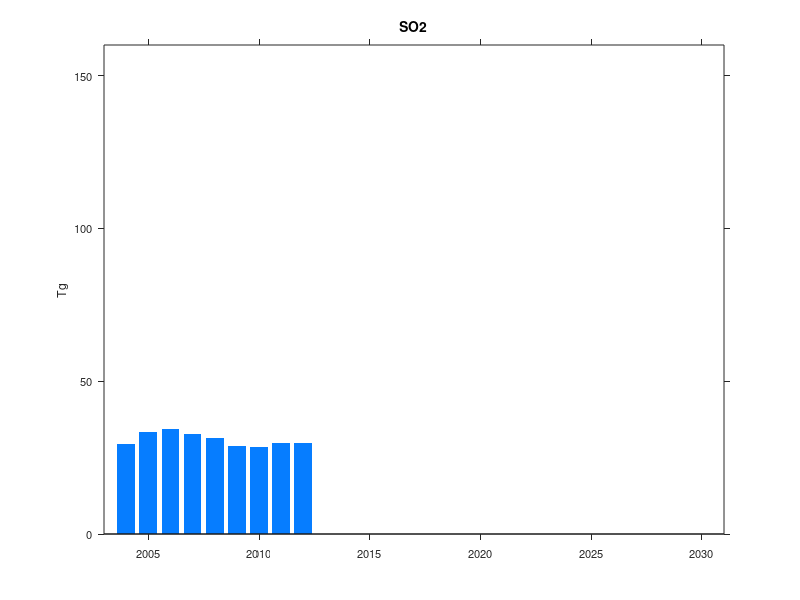
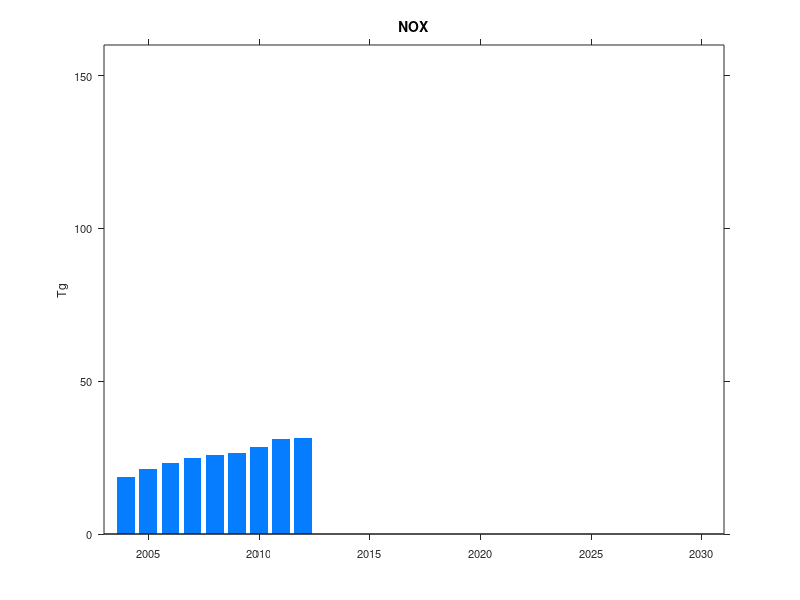

Write the MATLAB code that produced these figures, in order. (Note: this script raises an error after producing the figures.)
clear all
close all
clc

r = {'BJ','TJ','HE','SX','SD','NM','LN','JL','HL','SH','JS','ZJ','AH','FJ','HA','HB','HN','JX','SC','CQ','SN','GS','QH','NX','XJ','GD','GX','YN','GZ','HI'};


%% data from Geng (AGU powerpoint)
% G. Geng, Q. Zhang, A. van Donkelaar, R. V. Martin, and K. He, "Time 
% series of satellite-based fine particulate matter (PM2.5) concentrations 
% over China: 2004-2012," in AGU annual meeting, 2013.

yr_geng = 2004:2012;
SO2_geng = [29.5 33.5 34.3 32.6 31.3 28.9 28.5 29.8 29.7];
NOX_geng = [18.5, 21.2, 23.1 25 26 26.5 28.5 31 31.5];

figure(1); clf;
bar(yr_geng, SO2_geng, 'facec', [6 125 255]/255, 'edge', 'none');
set(gca, 'fontsize', 8);
ylim([0 160]);
xlim([2003 2031]);
set(gca, 'xtick', [2005 2010:5:2030]);
set(gca, 'tickdir', 'out');
title('SO2', 'fontsize', 10);
ylabel('Tg');
set(gcf, 'unit', 'inch', 'pos', [0.3646    5.9167    4.0000    3.0000]);

figure(2); clf;
bar(yr_geng, NOX_geng, 'facec', [6 125 255]/255, 'edge', 'none');
set(gca, 'fontsize', 8);
ylim([0 160]);
xlim([2003 2031]);
set(gca, 'xtick', [2005 2010:5:2030]);
set(gca, 'tickdir', 'out');
title('NOX', 'fontsize', 10);
ylabel('Tg');
set(gcf, 'unit', 'inch', 'pos', [4.5833    5.9167    4.0000    3.0000]);


%% Emissions in CREM
yr = [2007, 2010:5:2030];

gdx_filename = 'result_default.gdx';
[urban, urban_id] = getgdx(gdx_filename, 'urban'); % [urb]x[rs]x[g]x[t] = [9]x[30]x[11]x[6]
SO2 = squeeze(urban(strcmp('SO2', urban_id{1}),:,:,:)); % [30]x[11]x[6]
SO2_r = squeeze(sum(SO2,2)); % [30]x[6]
SO2_n = sum(SO2_r); % [1x6]
NOX = squeeze(urban(strcmp('NOX', urban_id{1}),:,:,:)); % [30]x[11]x[6]
NOX_r = squeeze(sum(NOX,2)); % [30]x[6]
NOX_n = sum(NOX_r); % [1x6]

[egyreport2, egyreport2_id] = getgdx(gdx_filename, 'egyreport2');
col_consumption = squeeze(egyreport2(1,:,strcmp('COL', egyreport2_id{3}),1:30));
col_consumption_n = sum(col_consumption,2);
[report, report_id] = getgdx(gdx_filename, 'report');
egycons = squeeze(report(strcmp('egycons', report_id{1}),:,1:30)); %(COL+CRU+GAS)-(ELE export)+NHW
egycons_n = sum(egycons,2);
col_share_n = col_consumption_n./egycons_n; % national coal share

figure(1); hold on;
plot(yr, SO2_n, 'x-k');

figure(2); hold on;
plot(yr, NOX_n, 'x-k');

figure(3); clf;
plot([2007 2010:5:2030], col_consumption_n/1e3, 'kx-');
set(gca, 'fontsize', 8);
set(gcf, 'units', 'inch', 'pos', [0.3646    1.9375    4.0000    3.0000]);
ylabel('Coal Consumption (Billion ton)');

figure(4); clf;
plot([2007 2010:5:2030], col_share_n, 'kx-');
ylim([0 0.8]);
set(gcf, 'unit', 'inch', 'pos', [4.5833    1.9375    4.0000    3.0000]);
set(gca, 'fontsize', 8);
ylabel('Coal Share');


% ==============================
gdx_filename = 'result_urban_exo.gdx';
[urban, urban_id] = getgdx(gdx_filename, 'urban');
SO2 = squeeze(urban(strcmp('SO2', urban_id{1}),:,:,:));
SO2_r = squeeze(sum(SO2,2));
SO2_n = sum(SO2_r);
NOX = squeeze(urban(strcmp('NOX', urban_id{1}),:,:,:));
NOX_r = squeeze(sum(NOX,2));
NOX_n = sum(NOX_r);

[egyreport2, egyreport2_id] = getgdx(gdx_filename, 'egyreport2');
col_consumption = squeeze(egyreport2(1,:,strcmp('COL', egyreport2_id{3}),1:30));
col_consumption_n = sum(col_consumption,2);
[report, report_id] = getgdx(gdx_filename, 'report');
egycons = squeeze(report(strcmp('egycons', report_id{1}),:,1:30));
egycons_n = sum(egycons,2);
col_share_n = col_consumption_n./egycons_n;

figure(1); hold on;
plot(yr, SO2_n, 'r^-', 'markersize', 5);

figure(2); hold on;
plot(yr, NOX_n, 'r^-', 'markersize', 5);

figure(3); hold on;
plot(yr, col_consumption_n/1e3, 'r^-', 'markersize', 5);

figure(4); hold on;
plot(yr, col_share_n, 'r^-', 'markersize', 5);


% ==============================
gdx_filename = 'result_egyint_n.gdx';
[urban, urban_id] = getgdx(gdx_filename, 'urban');
SO2 = squeeze(urban(strcmp('SO2', urban_id{1}),:,:,:));
SO2_r = squeeze(sum(SO2,2));
SO2_n = sum(SO2_r);
NOX = squeeze(urban(strcmp('NOX', urban_id{1}),:,:,:));
NOX_r = squeeze(sum(NOX,2));
NOX_n = sum(NOX_r);

[egyreport2, egyreport2_id] = getgdx(gdx_filename, 'egyreport2');
col_consumption = squeeze(egyreport2(1,:,strcmp('COL', egyreport2_id{3}),1:30));
col_consumption_n = sum(col_consumption,2);
[report, report_id] = getgdx(gdx_filename, 'report');
egycons = squeeze(report(strcmp('egycons', report_id{1}),:,1:30));
egycons_n = sum(egycons,2);
col_share_n = col_consumption_n./egycons_n;

figure(1); hold on;
plot(yr, SO2_n, 'go-', 'markersize', 5);
legend('Emission Inventory (Gung et al.)', 'CREM Baseline (No Policy)', 'CREM w/ exponential deay EF (No Policy)', 'CREM w/ exponential deay EF & Policy', 2)
% my_gridline; export_fig SO2_compare;

figure(2); hold on;
plot(yr, NOX_n, 'go-', 'markersize', 5);
legend('Emission Inventory (Gung et al.)', 'CREM Baseline (No Policy)', 'CREM w/ exponential decay EF (No Policy)', 'CREM w/ exponential decay EF & Policy', 2)
% my_gridline; export_fig NOX_compare;

figure(3); hold on;
plot(yr, col_consumption_n/1e3, 'go-', 'markersize', 5);

figure(4); hold on;
plot(yr, col_share_n, 'go-', 'markersize', 5);


%% SO2 in ELE sector
yr = [2007, 2010:5:2030];
[urban, urban_id] = getgdx('result_default.gdx', 'urban');
SO2 = squeeze(urban(strcmp('SO2', urban_id{1}),:,:,:));
SO2_r = squeeze(sum(SO2,2));
SO2_n = sum(SO2_r);

SO2_ele = squeeze(SO2(:,strcmp('ELE',urban_id{3}),:)); % [30]x[6]
SO2_ele_n = sum(SO2_ele);

figure(5); clf;
bar(yr, [SO2_n-SO2_ele_n;SO2_ele_n]', 'stacked');
axis([2005 2032 0 160]);
set(gca, 'ygrid', 'on');
set(gca, 'fontsize', 8);
ylabel('SO2 (Tg)');
legend('Other Sectors', 'Electricity', 2);
set(gcf, 'unit', 'inch', 'pos', [8.8750    5.9167    4.0000    3.0000]);

oth_SO2 = SO2_n-SO2_ele_n;
oth_growth = oth_SO2(2:end)./oth_SO2(1:end-1)


%% Provincial SO2 in 2010
figure(6); clf; % only 2010
plot(1:30, SO2_r(:,2), 'kx-');

set(gca, 'fontsize', 8);
xlim([0.4 30.6]);
ylabel('SO2 in 2010 (Tg)');
set(gca, 'xtick', 1:30, 'xticklabel', r);
set(gca, 'tickdir', 'out');
set(gca, 'ticklength', [0.005 0.005]);
set(gcf, 'units', 'inch', 'pos', [8.9375    2.2188    9.35    2]);
set(gca, 'pos', [0.0569    0.1023    0.9263    0.7883]);

% Y. Zhao, J. Zhang and C. P. Nielsen, "The effects of recent control 
% policies on trends in emissions of anthropogenic atmospheric pollutants 
% and CO2 in China," Atmos. Chem. Phys., vol. 13, pp. 487-508, 2013.
data_zhao = [
% SO2     NOx, Tg (tera gram)
0.187	0.309
0.351	0.592
1.942	1.996
1.66	1.237
3.199	2.589
1.304	1.244
1.188	1.334
0.356	0.583
0.309	0.759
0.691	0.911
1.341	1.877
0.909	1.324
0.803	1.177
0.486	0.761
1.402	1.866
1.24	1.102
1.036	0.956
0.633	0.574
1.813	1.074
1.148	0.485
0.926	0.699
0.409	0.378
0.036	0.093
0.303	0.276
0.46	0.455
1.112	1.824
0.738	0.707
0.616	0.73
1.075	0.751
0.038	0.127
];

hold on;
plot(1:30, data_zhao(:,1), 'b-s', 'markersize', 4, 'markerf', 'b');
legend('CREM Baseline', 'Zhao et al.');

